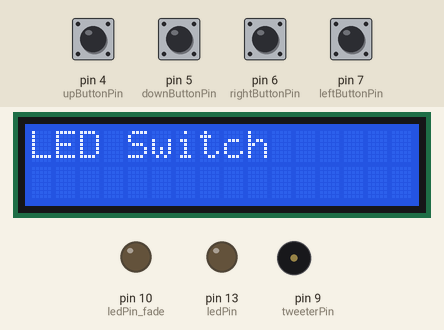
This sketch was run on a simulated Arduino Uno, built with avr-gcc and run on an emulated ATmega328P. On the bench: 16×2 character LCD, output pins drawn as LEDs (lit = HIGH), buzzer (waves = sounding). The inputs (shaded band) are chosen by the test bench; at power-on: pin 4 (upButtonPin), pin 5 (downButtonPin), pin 6 (rightButtonPin), pin 7 (leftButtonPin) HIGH.

Above: at 9.3 s.
9.4 s: pin 4 (upButtonPin) pulled LOW for 1 s
At 11.1 s:
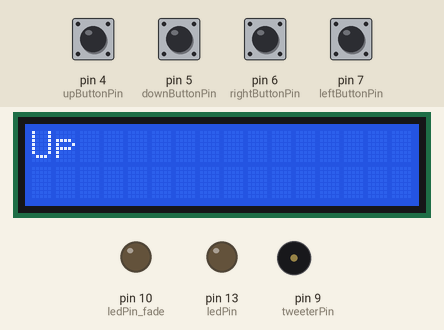
11.9 s: pin 4 (upButtonPin) pulled LOW for 0.15 s
At 12.5 s:
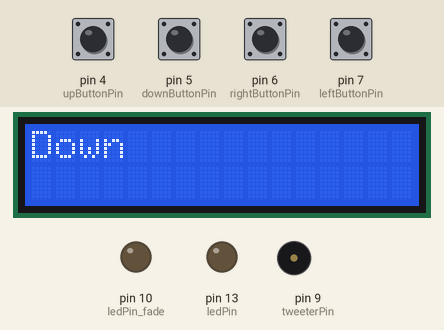
13.5 s: pin 4 (upButtonPin) pulled LOW for 0.15 s
At 14.7 s:
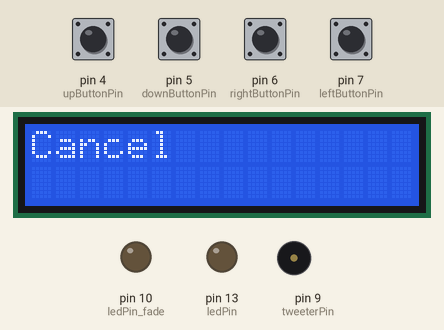
15.1 s: pin 5 (downButtonPin) pulled LOW for 0.15 s
At 16.1 s:
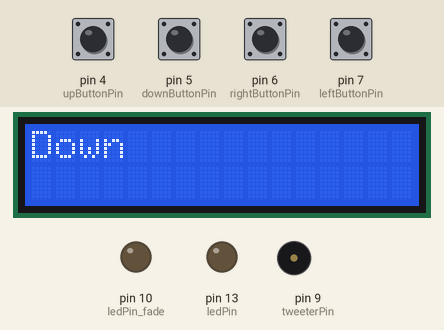
16.7 s: pin 5 (downButtonPin) pulled LOW for 1 s
At 18.8 s:
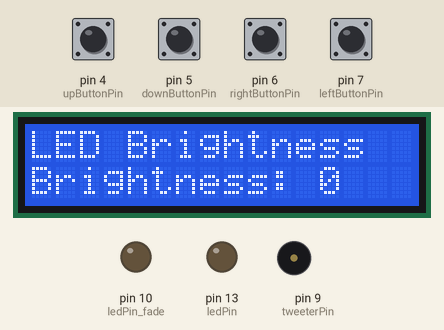
19.2 s: pin 6 (rightButtonPin) pulled LOW for 0.15 s
At 19.7 s:
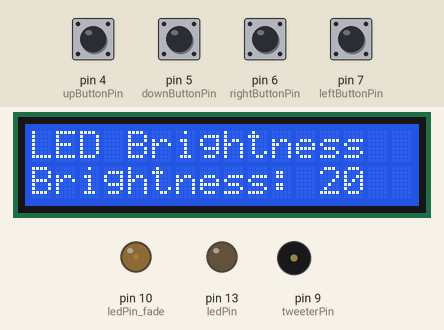
Timing chart, 0 to 21.8 s (numbered marks = the images above; inputs shaded):
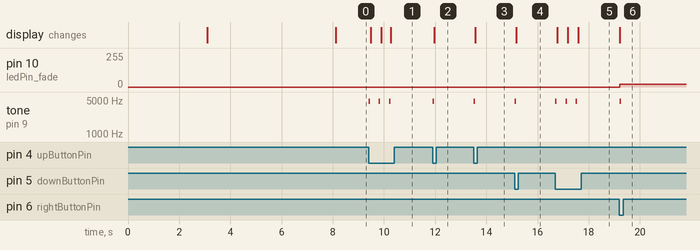

Measured:
- after the input at 9.4 s, tone on pin 9 (tweeterPin): alternates 4699 Hz for 0.06 s and silent for 0.34 s, 6 changes in all, then stays silent, starting at once; the display: first changes after 0.09 s (image 1 shows a later state)
- after the input at 11.9 s, tone on pin 9 (tweeterPin): silent → 4699 Hz at once, → silent 0.06 s later; the display: changes after 0.07 s (image 2)
- after the input at 13.5 s, tone on pin 9 (tweeterPin): silent → 4699 Hz at once, → silent 0.06 s later; the display: changes after 0.07 s (image 3)
- after the input at 15.1 s, tone on pin 9 (tweeterPin): silent → 4699 Hz at once, → silent 0.06 s later; the display: changes after 0.07 s (image 4)
- after the input at 16.7 s, tone on pin 9 (tweeterPin): alternates 4699 Hz for 0.06 s and silent for 0.34 s, 6 changes in all, then stays silent, starting at once; the display: first changes after 0.06 s (image 5 shows a later state)
- after the input at 19.2 s, pin 10 (ledPin_fade): 0/255 → 20/255 at once; tone on pin 9 (tweeterPin): silent → 4699 Hz at once, → silent 0.06 s later; the display: changes at once (image 6)

The sketch:

menu1.ino
```cpp
#include <LiquidCrystal_I2C.h>

LiquidCrystal_I2C lcd(0x27, 16, 2);   // I2C address: "0x3F" or "0x27"

const byte upButtonPin = 4;
const byte downButtonPin = 5;
const byte rightButtonPin = 6;
const byte leftButtonPin = 7;
const byte tweeterPin = 9;
const byte ledPin = 13;
const byte ledPin_fade = 10;
int fade = 0;


String MenuItems[] = {  // Your menü items
  "LED Switch",
  "LED Brightness",
  "Settings",
  "Up",
  "Down",
  "Cancel"
  // and so on...
};

void menuFunctions(int menu, byte right, byte left)  // Your menü functions
{
  if(menu == 1) // example function for 1. menü item
  {
    if(right == 1)
    {
      lcd.setCursor(0, 1);
      lcd.print("Off   ");
      lcd.setCursor(10, 1);
      lcd.print("On  <<");
      digitalWrite(ledPin, HIGH);
    }
    if(left == 1)
    {
      lcd.setCursor(0, 1);
      lcd.print("Off <<");
      lcd.setCursor(10, 1);
      lcd.print("On    ");
      digitalWrite(ledPin, LOW);
    }
  }
  if(menu == 2) // example function for 2. menü item
  {
    if(right == 1)
    {
      fade += 20;
      if(fade >= 255)
      {
        fade = 255;
      }
    }
    if(left == 1)
    {
      fade -= 20;
      if(fade <= 0)
      {
        fade = 0;
      }
    }
    lcd.setCursor(0, 1);
    lcd.print("Brightness:     ");
    lcd.setCursor(12, 1);
    lcd.print(fade);
    analogWrite(ledPin_fade, fade);
  }
  if(menu == 3)
  {
    lcd.setCursor(0, 1);
    lcd.print("Hello Menu Item 3");
  }
  // and so on...
}


/***  do not modify  ***********************************************/
template< typename T, size_t NumberOfSize >
size_t MenuItemsSize(T (&) [NumberOfSize]){ return NumberOfSize; }
int numberOfMenuItems = MenuItemsSize(MenuItems) - 1;
int currentMenuItem = 0;
int previousMenuItem = 1;
byte button_flag = 0;
unsigned long previousMillis = millis();
const int note = 4699;
void beepsOnce()
{
  tone(tweeterPin, note, 125);
  delay(60);
  noTone(tweeterPin);
}
/*******************************************************************/

void setup()
{
  pinMode(ledPin, OUTPUT);
  pinMode(ledPin_fade, OUTPUT);

  /************************************/
  pinMode(upButtonPin, INPUT_PULLUP);
  pinMode(downButtonPin, INPUT_PULLUP);
  pinMode(rightButtonPin, INPUT_PULLUP);
  pinMode(leftButtonPin, INPUT_PULLUP);

  lcd.begin();
  // lcd.noBacklight();
  lcd.clear();
  lcd.setCursor(0, 0);
  lcd.print("Simple");
  lcd.setCursor(3, 1);
  lcd.print("Dynamic Menu");
  delay(3000);
  lcd.clear();
  lcd.setCursor(0, 0);
  lcd.print("myhomethings.eu");
  delay(5000);
  lcd.clear();
}

void loop()
{
  if(digitalRead(rightButtonPin) == LOW && button_flag == 0)
  {
    menuFunctions(currentMenuItem + 1, 1, 0);
    button_flag = 1;
    previousMillis = millis();
    beepsOnce();
  }
  if(digitalRead(leftButtonPin) == LOW && button_flag == 0)
  {
    menuFunctions(currentMenuItem + 1, 0, 1);
    button_flag = 1;
    previousMillis = millis();
    beepsOnce();
  }
  if(digitalRead(upButtonPin) == LOW && button_flag == 0)
  {
    ++currentMenuItem;
    if(currentMenuItem > numberOfMenuItems )
    {
      currentMenuItem = numberOfMenuItems ;
    }
    button_flag = 1;
    previousMillis = millis();
    beepsOnce();
  }
  else if(digitalRead(downButtonPin) == LOW && button_flag == 0)
  {
    currentMenuItem--;
    if(currentMenuItem < 0)
    {
      currentMenuItem = 0;
    }
    button_flag = 1;
    previousMillis = millis();
    beepsOnce();
  }
  if(currentMenuItem != previousMenuItem)
  {
    lcd.clear();
    lcd.setCursor(0, 0);
    lcd.print(MenuItems [currentMenuItem]);
    menuFunctions(currentMenuItem + 1, 0, 0);
    previousMenuItem = currentMenuItem;
  }
  if(millis() - previousMillis >= 400)
  {
    previousMillis = millis();
    button_flag = 0;
  }
}
```
